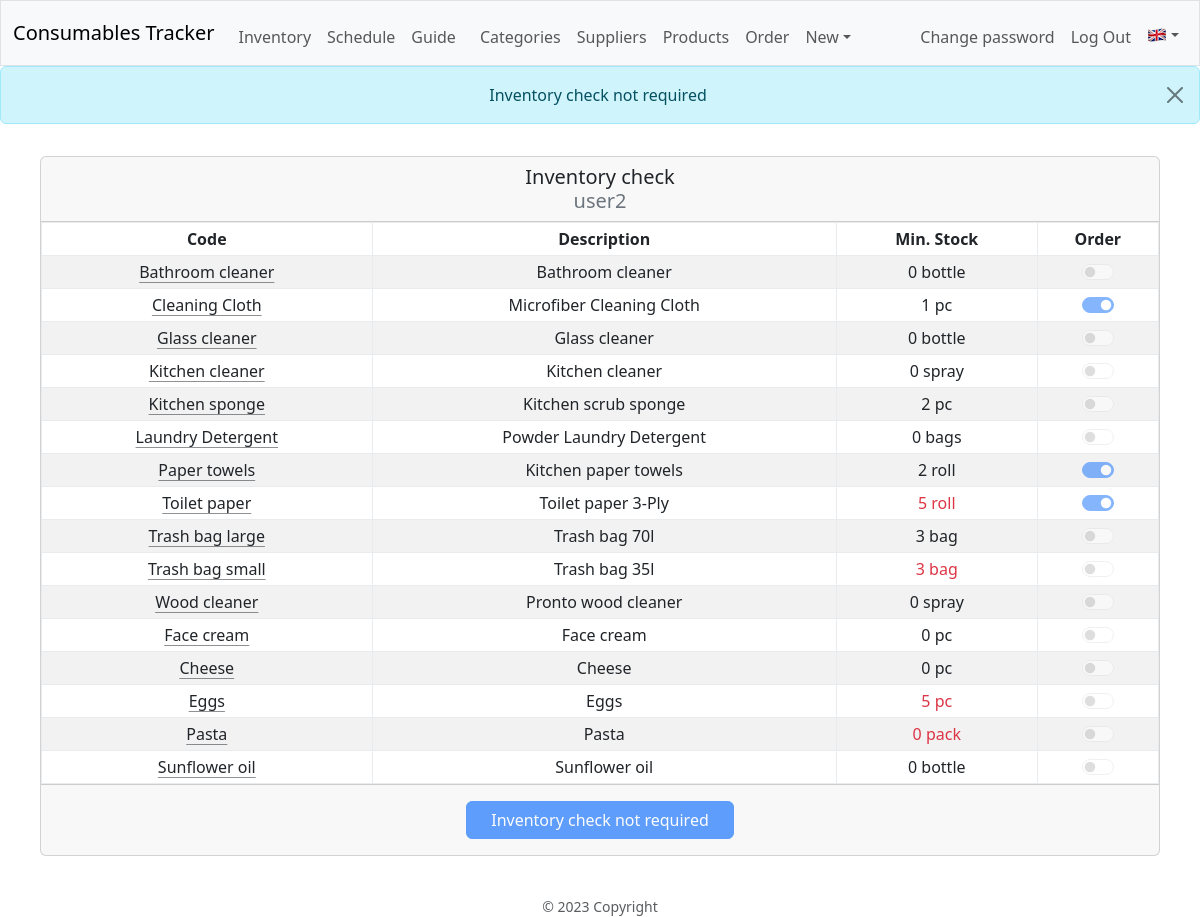
The page /inventory (signed in) on the database its author committed.
### database.py (models this page shows, shortened)
class Base(MappedAsDataclass, DeclarativeBase):
    id: Mapped[int] = mapped_column(init=False, primary_key=True)

class User(Base):
    name: Mapped[str] = mapped_column(unique=True)
    password: Mapped[str] = mapped_column(repr=False)
    products: Mapped[List["Product"]] = relationship(
        default_factory=list, back_populates="responsible", repr=False)
    admin: Mapped[bool] = mapped_column(default=False)
    in_use: Mapped[bool] = mapped_column(default=True)
    done_inv: Mapped[bool] = mapped_column(default=True)
    reg_req: Mapped[bool] = mapped_column(default=True)
    req_inv: Mapped[bool] = mapped_column(default=False)
    details: Mapped[Optional[str]] = mapped_column(default="", repr=False)
    email: Mapped[Optional[str]] = mapped_column(default="", repr=False)
    sat_group: Mapped[int] = mapped_column(default=1)
    __table_args__ = (
        Index('idx_user_name', 'name'),
        Index('idx_user_in_use', 'in_use'),
    )
    username = synonym("name")

class Product(Base):
    name: Mapped[str] = mapped_column(unique=True)
    description: Mapped[str]
    responsible_id = mapped_column(ForeignKey("users.id"), nullable=False)
    responsible: Mapped[User] = relationship(back_populates="products",
                                             repr=False)
    category_id = mapped_column(ForeignKey("categories.id"), nullable=False)
    category: Mapped[Category] = relationship(back_populates="products",
                                              repr=False)
    supplier_id = mapped_column(ForeignKey("suppliers.id"), nullable=False)
    supplier: Mapped[Supplier] = relationship(back_populates="products",
                                              repr=False)
    meas_unit: Mapped[str]
    min_stock: Mapped[int]
    ord_qty: Mapped[int]
    to_order: Mapped[bool] = mapped_column(default=False)
    critical: Mapped[bool] = mapped_column(default=False)
    in_use: Mapped[bool] = mapped_column(default=True)
    __table_args__ = (
        Index('idx_product_name', 'name'),
        Index('idx_product_to_order', 'to_order'),
        Index('idx_product_in_use', 'in_use'),
    )
    code = synonym("name")

### blueprints/inv/inv.py (the view)
@inv_bp.route("/inventory", methods=["GET", "POST"])
@login_required
def inventory():
    logger.info("Inventory check page")
    session["last_url"] = url_for(".inventory")
    inv_form: InventoryForm = InventoryForm()
    with dbSession() as db_session:
        user = db_session.get(User, session.get("user_id"))
    if inv_form.validate_on_submit() and not user.done_inv:
        with dbSession() as db_session:
            products = db_session.scalars(
                select(Product)
                .filter_by(responsible_id=user.id, in_use=True)
                ).all()
            for product in products:
                if str(product.id) in request.form:
                    product.to_order = True
                else:
                    product.to_order = False
            db_session.get(User, user.id).done_inv = True
            db_session.commit()
        logger.debug("Inventory submitted")
        flash(gettext("Inventory has been submitted"))
        return redirect(url_for("main.index"))
    elif inv_form.errors:
        logger.warning("Inventory submitting error(s)")
        flash_errors(inv_form.errors)
    elif user.done_inv:
        logger.info("Inventory check not required")
        flash(gettext("Inventory check not required"), "info")
    with dbSession() as db_session:
        products = db_session.scalars(
            select(Product)
            .filter_by(responsible_id=user.id, in_use=True)
            .order_by(Product.category_id, Product.name)
            ).all()
    return render_template(
        "inv/inventory.html",
        products=products, form=inv_form, user=user)

### blueprints/inv/inv.py
class InventoryForm(FlaskForm):
    """Flask-WTF form used just for csrf token."""

### app.py (called while the page is built, shortened)
def get_locale() -> Literal["ro", "en"]:
    if language := session.get("language"):
        return language

@app.context_processor
def inject_now():
    return {'now': datetime.utcnow()}

### helpers.py (called while the page is built)
def record_factory(*args, **kwargs):
    record = old_factory(*args, **kwargs)
    try:
        record.user = session.get("user_name", default="__x__")
    except RuntimeError:
        record.user = "_sys_"
    record.tztime = datetime.now(
        tz=ZoneInfo("Europe/Bucharest")).strftime("%d.%m %H:%M")
    return record

def login_required(f):
    @wraps(f)
    def decorated_function(*args, **kwargs):
        if session.get("user_id") is None:
            flash(gettext("You have to be logged in..."), "warning")
            return redirect(url_for("auth.login"))
        return f(*args, **kwargs)
    return decorated_function

### blueprints/inv/templates/inv/inventory.html (shortened to what this page needs)
{% extends "layout.html" %}
{% block main %}
<form method="POST">
    <div class="card mx-auto" style="max-width: 70rem;">
        <div class="card-header h5 py-2">
            {{ gettext("Inventory check") }}
            <br>
            <span class="text-secondary">{{ user.name }}</span>
        </div>
        <div class="card-body p-0">
            <div class="table-responsive mx-auto">
                <table class="table align-middle table-sm table-hover table-bordered border-light-subtle table-striped m-0">
                    <thead>
                        <tr>
                            <th>{{ gettext("Code") }}</th>
                            <th>{{ gettext("Description") }}</th>
                            <th>{{ gettext("Min. Stock") }}</th>
                            <th>{{ gettext("Order") }}</th>
                        </tr>
                    </thead>
                    <tbody>
                        {% for product in products %}
                        <tr>
                            <td>
                            {% if session.admin %}
                                <a class="link-dark link-offset-2 link-underline-opacity-50 link-underline-opacity-100-hover" href="{{ url_for('prod.edit_product', product=product.name) }}">{{ product.name }}</a>
                            {% else %}
                                {{ product.name }}
                            {% endif %}
                            </td>
                            <td>{{ product.description }}</td>
                            <td {% if product.critical %}class="text-danger"{% endif %}>{{ product.min_stock }} {{ product.meas_unit }}</td>
                            <td>
                                <div class="form-switch">
                                    <input class="form-check-input" type="checkbox" role="switch" id="{{ product.id }}" name="{{ product.id }}" {% if user.done_inv %}disabled{% endif %} {% if product.to_order %}checked{% endif %}>
                                </div>
                            </td>
                        </tr>
                        {% endfor %}
                    </tbody>
                </table>
            </div>
        </div>
        <div class="card-footer py-3">
            <input class="btn btn-primary px-4" type="submit" {% if user.done_inv %}value="{{ gettext("Inventory check not required") }}" disabled{% else %}value="{{ gettext("Submit inventory") }}"{% endif %} >
        </div>
    </div>
</form>
{% endblock %}

### rows shown on the page
User: name "user2"
Product: name "Bathroom cleaner", description "Bathroom cleaner", min_stock "0", meas_unit "bottle"
Product: name "Cleaning Cloth", description "Microfiber Cleaning Cloth", min_stock "1", meas_unit "pc", to_order "☑"
Product: name "Glass cleaner", description "Glass cleaner", min_stock "0", meas_unit "bottle"
Product: name "Kitchen cleaner", description "Kitchen cleaner", min_stock "0", meas_unit "spray"
Product: name "Kitchen sponge", description "Kitchen scrub sponge", min_stock "2", meas_unit "pc"
Product: name "Laundry Detergent", description "Powder Laundry Detergent", min_stock "0", meas_unit "bags"
Product: name "Paper towels", description "Kitchen paper towels", min_stock "2", meas_unit "roll", to_order "☑"
Product: name "Toilet paper", description "Toilet paper 3-Ply", min_stock "5", meas_unit "roll", to_order "☑"
Product: name "Trash bag large", description "Trash bag 70l", min_stock "3", meas_unit "bag"
Product: name "Trash bag small", description "Trash bag 35l", min_stock "3", meas_unit "bag"
Product: name "Wood cleaner", description "Pronto wood cleaner", min_stock "0", meas_unit "spray"
Product: name "Face cream", description "Face cream", min_stock "0", meas_unit "pc"
Product: name "Cheese", description "Cheese", min_stock "0", meas_unit "pc"
Product: name "Eggs", description "Eggs", min_stock "5", meas_unit "pc"
Product: name "Pasta", description "Pasta", min_stock "0", meas_unit "pack"
Product: name "Sunflower oil", description "Sunflower oil", min_stock "0", meas_unit "bottle"

### other values the page prints
{{ gettext("Inventory") }} "Inventory"
{{ gettext("Schedule") }} "Schedule"
{{ gettext("Guide") }} "Guide"
{{ gettext("Categories") }} "Categories"
{{ gettext("Suppliers") }} "Suppliers"
{{ gettext("Products") }} "Products"
{{ gettext("Order") }} "Order"
{{ gettext("New") }} "New"
{{ gettext("Change password") }} "Change password"
{{ message }} "Inventory check not required"
{{ gettext("Inventory check") }} "Inventory check"
{{ gettext("Code") }} "Code"
{{ gettext("Description") }} "Description"
{{ gettext("Min. Stock") }} "Min. Stock"
